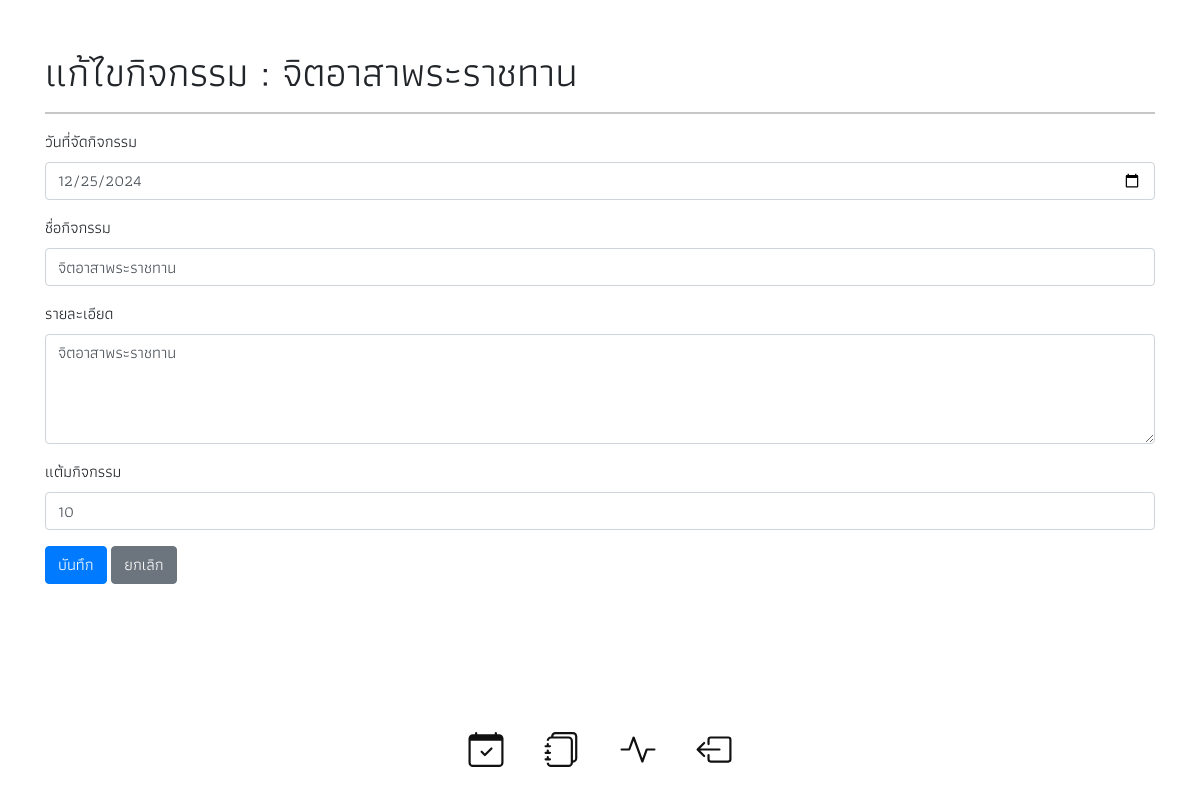
The app's page /edit_event.php?event_id=2 with its own data.
### tables this page shows
CREATE TABLE `events` (
  `event_id` int NOT NULL AUTO_INCREMENT,
  `event_date` varchar(50) DEFAULT NULL,
  `event_name` longtext,
  `event_descrip` longtext,
  `event_point` int DEFAULT NULL,
  PRIMARY KEY (`event_id`)
);

### edit_event.php (the view, shortened to what this page needs)
<?php
include 'configCon.php';
$id = isset($_GET['event_id']) ? $_GET['event_id'] : null;
$redirect = isset($_GET['redirect']) ? $_GET['redirect'] : 'events.php';
$sql = "SELECT * FROM events WHERE event_id = ?";
$stmt = $conn->prepare($sql);
$stmt->bind_param("i", $id);
$stmt->execute();
$result = $stmt->get_result();
$event = $result->fetch_assoc();
include('layout.php');
?>
<!DOCTYPE html>
<html lang="th">
<head>
    <link rel="stylesheet" href="https://stackpath.bootstrapcdn.com/bootstrap/4.5.2/css/bootstrap.min.css">
</head>
<body>
    <div class="container mt-5">
        <h1>แก้ไขกิจกรรม : <?= htmlspecialchars($event['event_name']) ?></h1>
        <hr>
        <form method="post">
            <div class="form-group">
                <label for="event_date">วันที่จัดกิจกรรม</label>
                <input type="date" class="form-control" id="event_date" name="event_date" value="<?= htmlspecialchars($event['event_date']) ?>" required>
            </div>
            <div class="form-group">
                <label for="event_name">ชื่อกิจกรรม</label>
                <input type="text" class="form-control" id="event_name" name="event_name" value="<?= htmlspecialchars($event['event_name']) ?>" required>
            </div>
            <div class="form-group">
                <label for="event_descrip">รายละเอียด</label>
                <textarea class="form-control" id="event_descrip" name="event_descrip" rows="4" required><?= htmlspecialchars($event['event_descrip']) ?></textarea>
            </div>
            <div class="form-group">
                <label for="event_point">แต้มกิจกรรม</label>
                <input type="number" class="form-control" id="event_point" name="event_point" value="<?= htmlspecialchars($event['event_point']) ?>" required>
            </div>
            <button type="submit" class="btn btn-primary">บันทึก</button>
            <a href="<?= htmlspecialchars($redirect) ?>" class="btn btn-secondary">ยกเลิก</a>
        </form>
    </div>
</body>
<?php include('footer.php'); ?>
</html>

### layout.php (style rules this page uses)
* { font-family: ma; }
a:link { text-decoration: none; }

### records on screen
events: event_name "จิตอาสาพระราชทาน", event_date "12/25/2024", event_descrip "จิตอาสาพระราชทาน", event_point "10"
